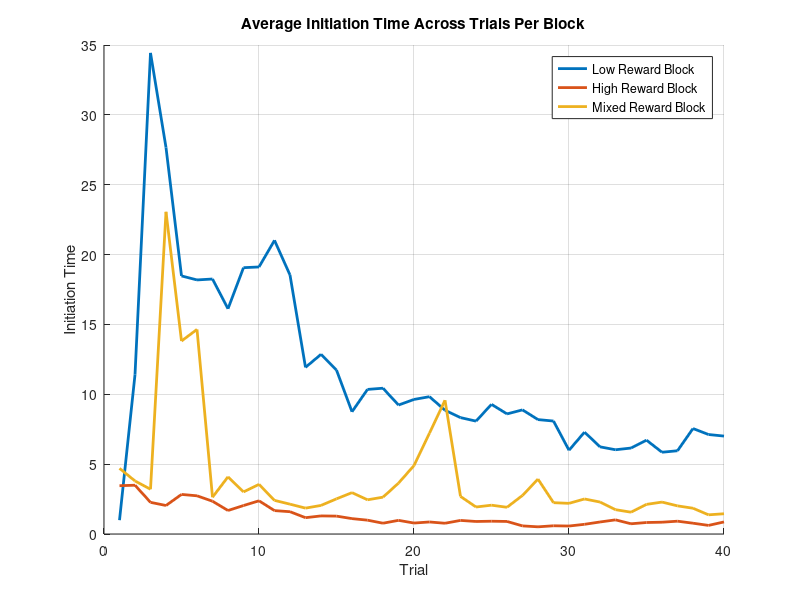
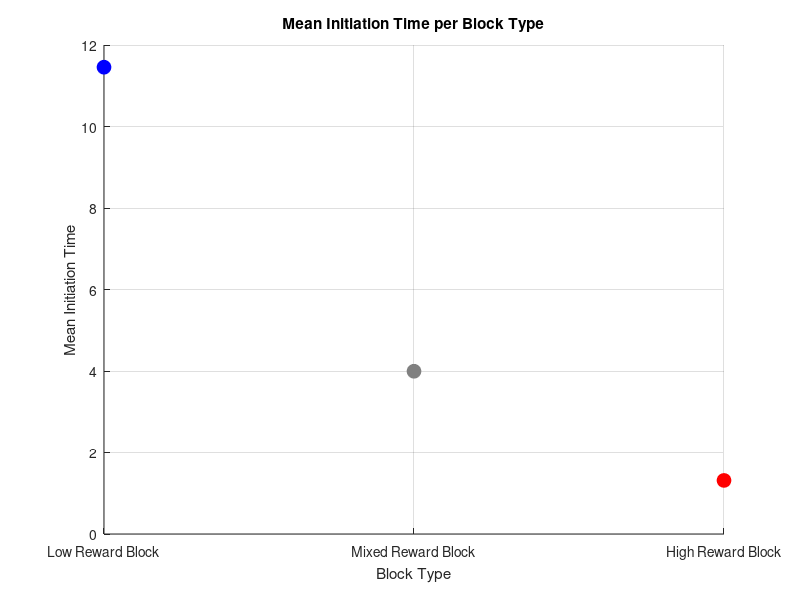
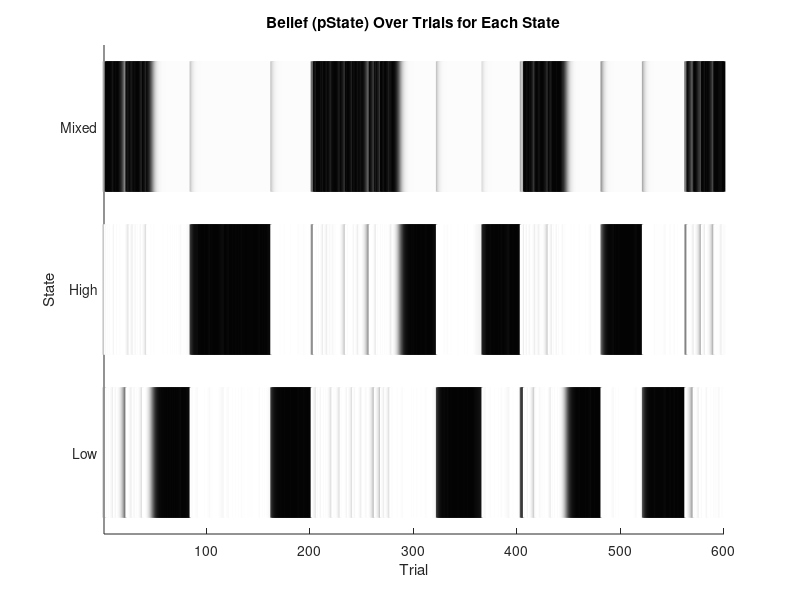

MATLAB code for these plots, in order: (Note: this script raises an error after producing the figures.)
clearvars 

%% Task Parameters
runs = 5; %how many times it will go through each trial block

num_blocks = 3;
nStates = num_blocks;
low_rewards = [5 10 20]; %possible rewards in the low reward block
high_rewards = [20 40 80]; %possible rewards in the high reward block
mixed_rewards = [5 10 20 40 80]; %possible rewards in the mixed block

% turn possibilities into probabilities
highDist=[0, 0, 1, 1, 1];
lowDist=[ 1, 1, 1, 0, 0];
midDist=[ 1, 1, 1, 1, 1];

highDist=highDist./sum(highDist);
lowDist=lowDist./sum(lowDist);
midDist=midDist./sum(midDist);
allProb = [lowDist; highDist; midDist];
flatDist=ones(nStates,1)./nStates;

num_trials = 40;
haz=1/40;

all_rewards = nan(num_blocks, num_trials, runs); %record of all of the rewards that the animal received (columns are trials, rows are blocks, frames are runs)
initiation_times = nan(num_blocks, num_trials, runs); % initiation times

opt_out = nan; %this will change once we have the model

%% Model Parameters

state_neurons = rand(3,1)/10; %initialize the initial state values between 0-0.1
synaptic_lr = 0.3;
state_lr = 0.1;
D = 0.1; %Scale factor for initiation times

%% Runs
weight_matrix = rand(3,1);
epsilon = 1e-3; % to avoid division by zero

pState = flatDist;
trial_counter = 1;
for run = 1:runs
    block_order = randperm(3); %the order that blocks will be presented in for this run 
    
    for b = 1:length(block_order)
        possible_rewards = [];
        if block_order(b) == 1 %if the bth block is 1, the possible rewards are the low value ones
            possible_rewards = low_rewards;
          
        elseif block_order(b) == 2 %if the bth block is 2, the possible rewards are the high value ones
            possible_rewards = high_rewards;
            
        elseif block_order(b) == 3 %if the bth block is 3, the possible rewards are the mixed value ones
            possible_rewards = mixed_rewards;
            
        end

        for t = 1:num_trials
            ground_truth_states(trial_counter) = block_order(b);
            
            reward_index = randi(length(possible_rewards), 1);
            reward_val   = possible_rewards(reward_index);    
            global_index = find([5 10 20 40 80] == reward_val);
            
            allPState(trial_counter,:) = pState;
            
            %state inference
            likeRew = allProb(:, global_index);
            prior = pState.*(1-haz)+flatDist.*haz;
            pState=likeRew.*prior;
            pState=pState./sum(pState);

            %updating weights and state values
            trial_reward_offer = possible_rewards(reward_index)/80; %the reward that could be represented on this trial
            output_act = (weight_matrix)'*state_neurons; %should be 1x1
            output_act = max(output_act,0);
            RPE = trial_reward_offer - output_act;
            weight_matrix = weight_matrix.*(1-synaptic_lr) + (synaptic_lr * RPE * pState); %existing weights + weight update
            state_neurons = state_neurons.*pState*(1-state_lr) + state_lr*RPE; %existing state + state update

            % Compute and store initiation time (higher activation = faster initiation)
            initiation_time = D / (output_act + epsilon);
            initiation_times_raw(trial_counter) = initiation_time;
            initiation_times(block_order(b), t, run) = initiation_time;

            
    
            all_rewards(block_order(b), t, run) = trial_reward_offer; %this is set up so that the row (block index) is constant despite the fact that the order of the blocks is changing (so the first row will always be low reward, second high, and third mixed)
            trial_counter = trial_counter + 1;
        end
    end
end

%% Plot Initiation Times
figure;
hold on;
colors = lines(num_blocks);
labels = {'Low Reward Block', 'High Reward Block', 'Mixed Reward Block'};

for block = 1:num_blocks
    avg_initiation = squeeze(mean(initiation_times(block, :, :), 3)); % avg across runs
    plot(avg_initiation, 'LineWidth', 2, 'Color', colors(block,:));
end

xlabel('Trial');
ylabel('Initiation Time');
legend(labels);
title('Average Initiation Time Across Trials Per Block');
grid on;

%% Calculate the Mean Initiation Time Per Block Type
% For each block, average initiation time across all trials and runs
mean_initiation_time = squeeze(mean(mean(initiation_times, 2), 3));

%% Plot the Mean Initiation Times Per Block as Dots with Custom Colors
figure;
hold on;
plot(1, mean_initiation_time(1), 'o', 'Color', 'b', 'MarkerFaceColor', 'b', 'MarkerSize', 10);
plot(2, mean_initiation_time(3), 'o', 'Color', [0.5 0.5 0.5], 'MarkerFaceColor', [0.5 0.5 0.5], 'MarkerSize', 10);
plot(3, mean_initiation_time(2), 'o', 'Color', 'r', 'MarkerFaceColor', 'r', 'MarkerSize', 10);


% Set x-axis tick labels corresponding to the block types
set(gca, 'XTick', 1:3, 'XTickLabel', {'Low Reward Block', 'Mixed Reward Block', 'High Reward Block'});
xlabel('Block Type');
ylabel('Mean Initiation Time');
title('Mean Initiation Time per Block Type');
grid on;

%% Plotting States
% --- Flatten pState across runs/trials ---
flatP = reshape(allPState, [], 3);   % size = (runs*num_trials)×3 = 600×3

% --- Plot as three rows of vertical lines ---
figure; hold on;
numTrialsTotal = size(flatP,1);

for s = 1:3
    for t = 1:numTrialsTotal
        intensity = flatP(t,s);          % pState for state s at trial t
        grayLevel  = 1 - intensity;      % 0 = black (high prob), 1 = white (low prob)
        line([t t], [s-0.4, s+0.4], ...   % small vertical segment
             'Color', [grayLevel grayLevel grayLevel], ...
             'LineWidth', 2);
    end
end

% --- Tidy up axes ---
xlim([1 numTrialsTotal]);
ylim([0.5 3.5]);
yticks(1:3);
yticklabels({'Low','High','Mixed'});   % or whatever your state‐order is
xlabel('Trial');
ylabel('State');
title('Belief (pState) Over Trials for Each State');

yyaxis right
plot(1:numTrialsTotal, initiation_times_raw, 'b-', 'LineWidth', 1.5);
ylabel('Initiation Time');
grid on;

% 1) Flatten all_rewards into 1×(runs*num_trials)
flatR = reshape(ground_truth_states, 1, []);    % size = 1×200

% 2) Plot exactly as before—but now for the actual state
N = length(ground_truth_states);
figure; hold on;
for s = 1:3
    idx = find(ground_truth_states == s);
    for t = idx'
        line([t t], [s-0.4, s+0.4], 'Color', [0 0 0], 'LineWidth', 2);
    end
end

xlim([1 N]);
ylim([0.5 3.5]);
yticks(1:3);
yticklabels({'Low','High','Mixed'});
xlabel('Trial');
ylabel('State');
title('Actual Block Sequence');
